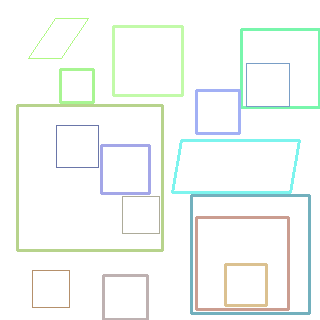
#> input picture input/test_data/1046.png, 320 x 320 px; its folder holds 4 pictures in this run
$ jupyter execute --allow-errors cv_looking_4_square.ipynb
#> lines starting #> are read from the running program, lines starting #| are printed output that depends on the picture; after the words box and inside, x2 and y2 are one past the last pixel; in counts of white or black regions, pixels touching at a corner belong together
[cell 1]
from itertools import permutations
import cv2, glob
import imutils, math
from tqdm import tqdm
import pandas as pd
example = '../input/train_data/2.png'

[cell 2]
def get_colors():
    set_col = set()
    for l1, l2, l3 in permutations(range(256), 3):
        set_col.add((l1, l2, l3))
    return set_col

[cell 3]
import re
test_path = glob.glob('../input/test_data/*')
test_path_sorted = [s[1] for s in sorted(
    [(int(re.findall('\d+',v)[0]), v
     ) for v in test_path], key=lambda x: x[0])]
test_path_sorted[:2]

[cell 4]
def count_diag(length_list):
    if len(length_list) == 1 and length_list[0] == 0:
        return 0
    dist_list = []
    dist_set = set()
    for l1, l2 in permutations(length_list, 2):
        if (l1, l2) not in dist_set and (l2, l1) not in dist_set:
            dist_list.append(l1 == l2)
            dist_set.add((l1, l2))
    return sum(dist_list)

[cell 5]
count_squards = []
# Load image, grayscale, blur, Otsu's threshold
for file in tqdm(test_path_sorted):
    image = cv2.imread(file)
#> image is the input picture: shape (320, 320, 3); mean B, G, R 247.2, 249.6, 245.9
    gray = cv2.cvtColor(image, cv2.COLOR_BGR2GRAY)
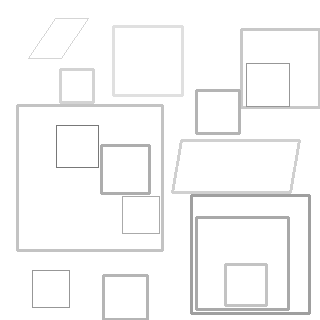
#> gray: shape (320, 320); min 120, max 255, mean 248.2
    blur = cv2.GaussianBlur(gray, (3,3), 0)
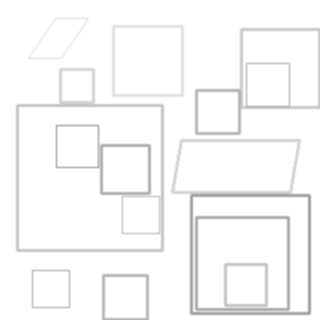
#> blur: shape (320, 320); min 159, max 255, mean 248.2
    thresh = cv2.threshold(blur, 0, 255, cv2.THRESH_BINARY_INV + cv2.THRESH_OTSU)[1]
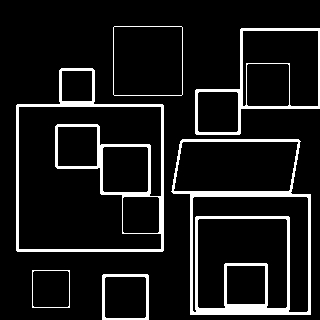
#> thresh: shape (320, 320); 9.7% white; 6 white regions

    # Remove small noise with contour area filtering
    cnts = cv2.findContours(thresh, cv2.RETR_TREE, cv2.CHAIN_APPROX_SIMPLE)
#> cnts = 21 contours; largest, box (x1, y1, x2, y2) and area: (16, 68, 164, 252) 22859, (171, 139, 311, 315) 20956, (18, 106, 162, 250) 14498, (195, 28, 320, 135) 8344, (197, 218, 288, 309) 6162

    cnts = imutils.grab_contours(cnts)


    for c in cnts:
        area = cv2.contourArea(c)
        if area < 150:
            cv2.drawContours(thresh, [c], -1, 0, -1)
#> this loop made 21 passes
#> area on passes 1, 2, 4, 5, 6, 7, 8, 9, 10, 11, 12, 13: 2069, 1756, 1361, 20956, 1519, 6162, 4429, 5815, 22859, 1361, 2108, 1598
#> (c, area) on pass 3: ([[32, 270], [32, 307], [69, 307], [69, 270]], 1369)

    # Find corners and draw onto image
    corners = cv2.goodFeaturesToTrack(thresh,150,0.5,5)
#> corners = 49 rows, first 8: [289, 311], [267, 307], [224, 307], [174, 190], [99, 168], [297, 142], [243, 105], [94, 103]
    i = 155
    length_list = []
    dist_list = []
    try:
        for corner in corners:
            x,y = corner.ravel()
    #         for col in get_colors():
            cv2.circle(image,(int(x),int(y)),3,(36,255,255),-1)
            dist = math.sqrt( ((int(x)-int(y))**2)+((int(x)-int(y))**2) )
            font = cv2.FONT_HERSHEY_SIMPLEX
            fontScale = 0.5
            fontColor = (255,0,0)
            lineType = 1
    #         cv2.putText(image,str(dist),(i,i),font, fontScale, fontColor, lineType)
            length_list.append(dist)
            i -= 10
#> this loop made 49 passes
#> (x, y, dist, i) on passes 1 to 12: (289, 311, 31.11, 145), (267, 307, 56.57, 135), (224, 307, 117.4, 125), (174, 190, 22.63, 115), (99, 168, 97.58, 105), (297, 142, 219.2, 95), (243, 105, 195.2, 85), (94, 103, 12.73, 75), (59, 103, 62.23, 65), (195, 311, 164, 55), (292, 192, 141.4, 45), (151, 194, 60.81, 35)
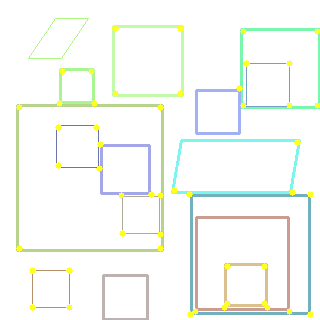
#> image: shape (320, 320, 3); 1.38% of pixels changed, all inside (x1, y1, x2, y2) = (16, 25, 320, 318)
#> after the loop, i = -335; length_list = 49 values, max 404.5 at index 35, min 2.83 at index 17, mean 145.1
    except:
        length_list.append(0)


    # The number of rectangles is corners / 4
#     print('Squares: {}'.format(len(corners)/4))

#     cv2.imshow('image', image)

#     cv2.waitKey()
    count_squards.append(count_diag(length_list))
#> the loop in count_diag, `for l1, l2 in permutations(length_list, 2):` made 2352 passes
#> (l1, l2) on passes 1 to 3: (31.11, 56.57), (31.11, 117.4), (31.11, 22.63)
#> after the loop in count_diag, `for l1, l2 in permutations(length_list, 2):`: dist_list = 714 items, first 6: False, False, False, False, False, False; dist_set = 714 items
#> pass 2 of the loop `for file in tqdm(test_path_sorted):`:
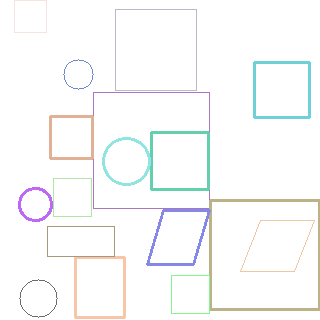
#> input picture input/test_data/1048.png, 320 x 320 px
#> image is the input picture: shape (320, 320, 3); mean B, G, R 250.2, 250.2, 249.5
#> `thresh = cv2.threshold(blur, 0, 255, cv2.THRESH_BINARY_INV + cv2.THRES..`:
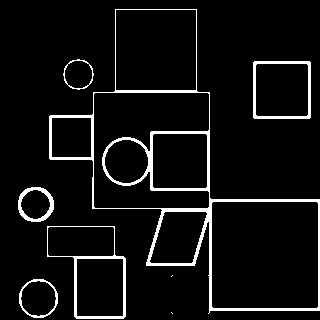
#> thresh: shape (320, 320); 6.4% white; 8 white regions (2 under 20 px)
#> cnts = 21 contours, 2 with area under 20; largest, box (x1, y1, x2, y2) and area: (49, 9, 320, 314) 37136, (211, 201, 319, 309) 11441, (93, 92, 210, 209) 8133, (115, 9, 197, 91) 6559, (47, 226, 126, 319) 5170
#> the loop `for c in cnts:` made 21 passes
#> area on passes 2, 3, 5, 6, 7, 8, 9, 10: 1154, 998, 5170, 2724, 2002, 973, 664, 3247
#> corners = 31 rows, first 8: [160, 210], [149, 172], [149, 150], [122, 315], [77, 315], [146, 265], [122, 259], [77, 259]
#> the loop `for corner in corners:` made 31 passes
#> (x, y, dist, i) on passes 1 to 8: (160, 210, 70.71, 145), (149, 172, 32.53, 135), (149, 150, 1.41, 125), (122, 315, 272.9, 115), (77, 315, 336.6, 105), (146, 265, 168.3, 95), (122, 259, 193.7, 85), (77, 259, 257.4, 75)
#> after the loop `for corner in corners:`:
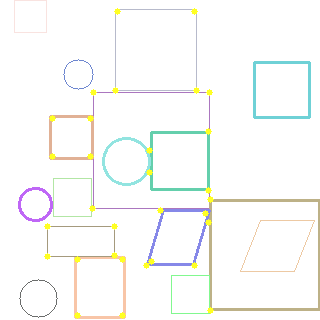
#> image: shape (320, 320, 3); 0.88% of pixels changed, all inside (x1, y1, x2, y2) = (44, 8, 214, 319)
#> after the loop `for corner in corners:`: i = -155; length_list = 31 values, max 336.6 at index 4, min 1.41 at index 2, mean 132.8
#> the loop in count_diag (call 2), `for l1, l2 in permutations(length_list, 2):` made 930 passes
#> (l1, l2) on passes 1 to 3: (70.71, 32.53), (70.71, 1.41), (70.71, 272.9)
#> pass 3 of the loop `for file in tqdm(test_path_sorted):`:
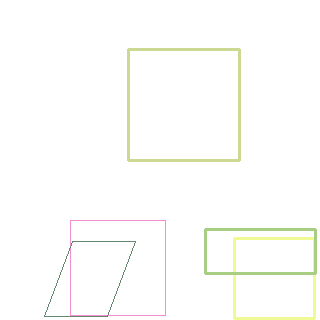
#> input picture input/test_data/1061.png, 320 x 320 px
#> image is the input picture: shape (320, 320, 3); mean B, G, R 251, 253.3, 252.9
#> `thresh = cv2.threshold(blur, 0, 255, cv2.THRESH_BINARY_INV + cv2.THRES..`:
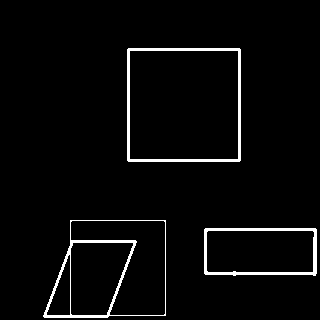
#> thresh: shape (320, 320); 3.4% white; 3 white regions
#> cnts = 8 contours; box (x1, y1, x2, y2) and area: (127, 48, 241, 162) 12767, (129, 50, 239, 160) 11879, (43, 220, 166, 318) 10104, (204, 228, 317, 276) 5156, (70, 220, 166, 316) 5090, (206, 230, 315, 273) 4491, (70, 242, 134, 316) 3638, (46, 254, 71, 316) 806
#> the loop `for c in cnts:` made 8 passes
#> area on passes 1 to 6: 5155.5, 4491, 10104, 806, 3637.5, 5090
#> the loop `for corner in corners:` made 17 passes
#> corner on passes 1 to 8: [[111, 313]], [[48, 313]], [[131, 244]], [[70, 314]], [[106, 314]], [[312, 271]], [[73, 243]], [[237, 158]]
#> after the loop `for corner in corners:`:
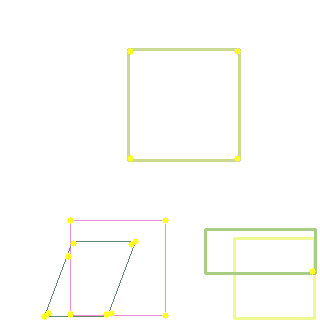
#> image: shape (320, 320, 3); 0.48% of pixels changed, all inside (x1, y1, x2, y2) = (41, 48, 316, 320)
#> the loop made 4 passes; the first 3 are shown

[cell 6]
len(count_squards)
#> (the rest of this cell did not finish here and is left out)

### 2 approach

[cell 7]
import numpy as np

[cell 8]
image=cv2.imread('../input/train_data/14.png')
cv2.imshow('input image',image)
# cv2.waitKey()

#> (a cell that did not finish here is left out)

#> (a cell that did not finish here is left out)

#> (a cell that did not finish here is left out)

#> (a cell that did not finish here is left out)

#> (a cell that did not finish here is left out)

#> (a cell that did not finish here is left out)

#> (a cell that did not finish here is left out)

[cell 16]
#calculate accuracy as a percent of contour perimeter
accuracy=0.03*cv2.arcLength(c,True)
approx=cv2.approxPolyDP(c,accuracy,True)
cv2.drawContours(image,[approx],0,(0,255,0),2)
cv2.imshow('Approx polyDP', image)
cv2.waitKey()
cv2.destroyAllWindows()

#> (a cell that did not finish here is left out)

[cell 18]
hull=cv2.convexHull(c)
cv2.drawContours(image,[hull],0,(0,255,0),2)
cv2.imshow('convex hull',image)
cv2.waitKey()
cv2.destroyAllWindows()

[cell 19]
target=cv2.imread('../input/train_data/0.png')
template=image
#> (the rest of this cell did not finish here and is left out)

#> (a cell that did not finish here is left out)

[cell 21]
image=cv2.imread('../input/train_data/1.png')
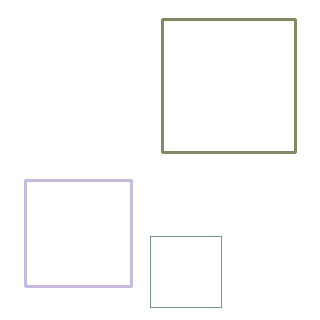
#> input picture input/train_data/1.png, 320 x 320 px
#> image is the input picture: shape (320, 320, 3); mean B, G, R 251.8, 252.1, 251.9
gray=cv2.cvtColor(image,cv2.COLOR_BGR2GRAY)
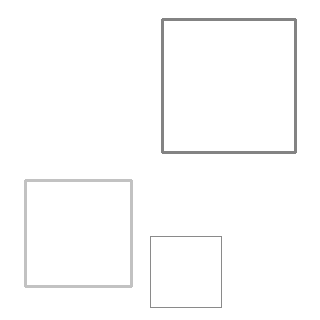
#> gray: shape (320, 320); min 131, max 255, mean 252
cv2.imshow('identifying shapes',image)
cv2.waitKey(0)

ret, thresh=cv2.threshold(gray,127,255,1)
#> thresh: shape (320, 320); every value is 0

[cell 22]
contours, hierarchy=cv2.findContours(thresh.copy(),cv2.RETR_LIST,cv2.CHAIN_APPROX_NONE)

[cell 23]
for cnt in contours:
    approx = cv2.approxPolyDP(cnt,0.01*cv2.arcLength(cnt,True),True)
    if len(approx)==3:
        shape_name="Triangle"
        cv2.drawContours(image,[cnt],0,(0,255,0),-1)
        M=cv2.moments(cnt)
        cx=int(M['m10']/M['m00'])
        cy=int(M['m01']/M['m00'])
        cv2.putText(image,shape_name,(cx-50,cy),cv2.FONT_HERSHEY_SIMPLEX,1,(0,0,0),1)
    elif len(approx)==4:
        x,y,w,h=cv2.boundingRect(cnt)
        M=cv2.moments(cnt)
        cx=int(M['m10']/M['m00'])
        cy=int(M['m01']/M['m00'])
    #cv2.boundingRect return the left width and height in pixels, starting from the top
            #left corner, for square it would be roughly same
        if abs(w-h) <= 3:
            shape_name="square"
            #find contour center to place text at center
            cv2.drawContours(image,[cnt],0,(0,125,255),-1)
            cv2.putText(image,shape_name,(cx-50,cy),cv2.FONT_HERSHEY_SIMPLEX,1,(0,0,0),1)
        else:
            shape_name="Reactangle"
            #find contour center to place text at center
            cv2.drawContours(image,[cnt],0,(0,0,255),-1)
            M=cv2.moments(cnt)
            cx=int(M['m10']/M['m00'])
            cy=int(M['m01']/M['m00'])
            cv2.putText(image,shape_name,(cx-50,cy),cv2.FONT_HERSHEY_SIMPLEX,1,(0,0,0),1)
    elif len(approx)==10:
        shape_name='star'
        cv2.drawContours(image,[cnt],0,(255,255,0),-1)
        M=cv2.moments(cnt)
        cx=int(M['m10']/M['m00'])
        cy=int(M['m01']/M['m00'])
        cv2.putText(image,shape_name,(cx-50,cy),cv2.FONT_HERSHEY_SIMPLEX,1,(0,0,0),1)
    elif len(approx)>=15:
        shape_name='circle'
        cv2.drawContours(image,[cnt],0,(0,255,255),-1)
        M=cv2.moments(cnt)
        cx=int(M['m10']/M['m00'])
        cy=int(M['m01']/M['m00'])
        cv2.putText(image,shape_name,(cx-50,cy),cv2.FONT_HERSHEY_SIMPLEX,1,(0,0,0),1)
cv2.imshow('identifying shapes', image)
cv2.waitKey()
cv2.destroyAllWindows()
